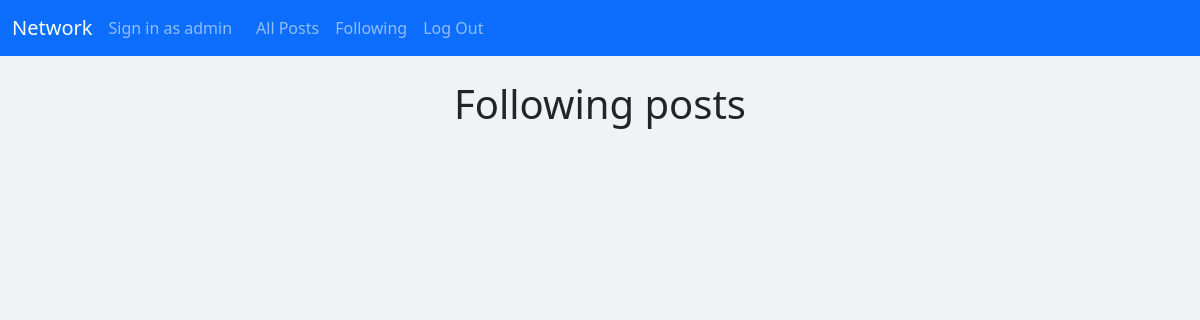
Page /following (signed in) on the earlier database version.
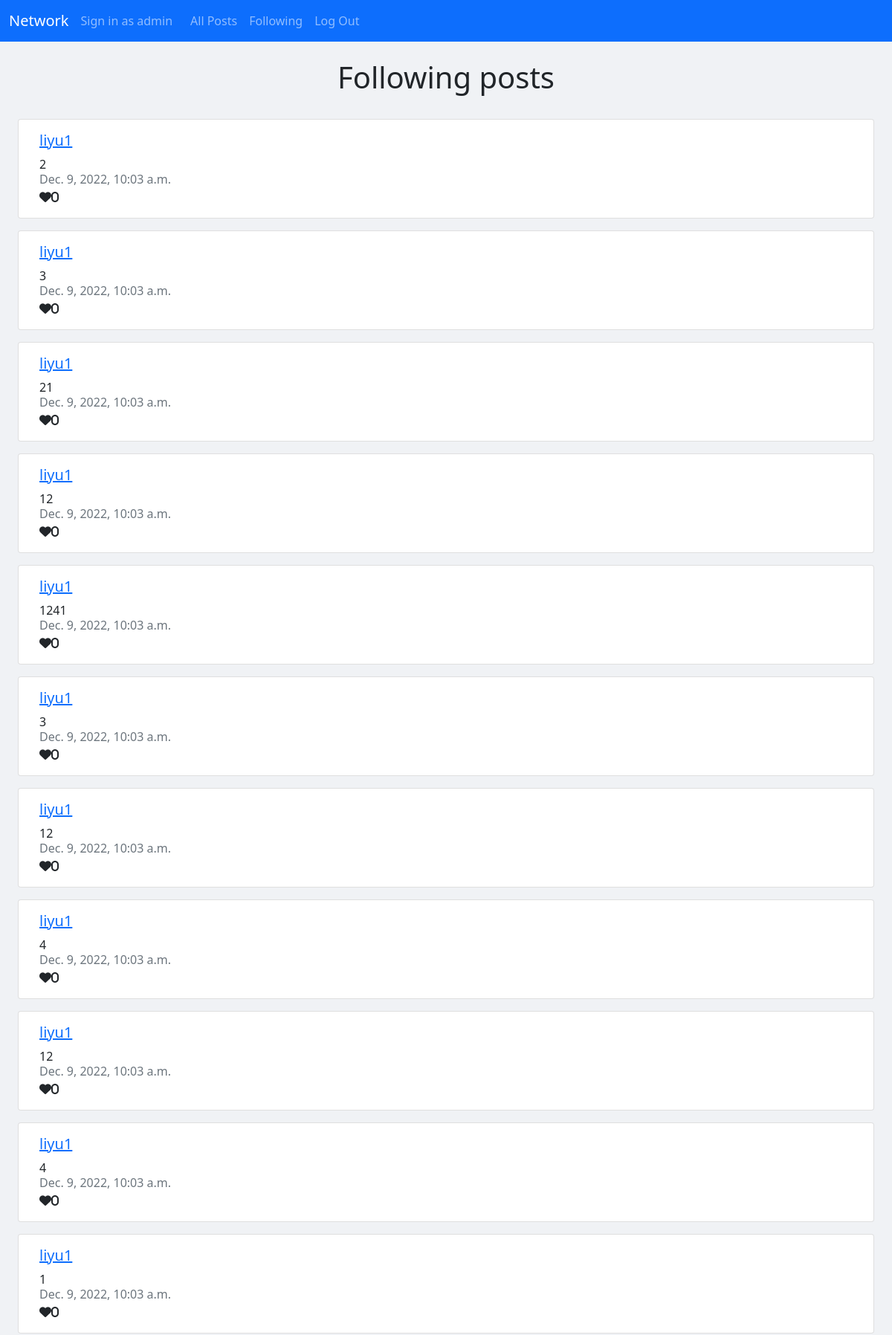
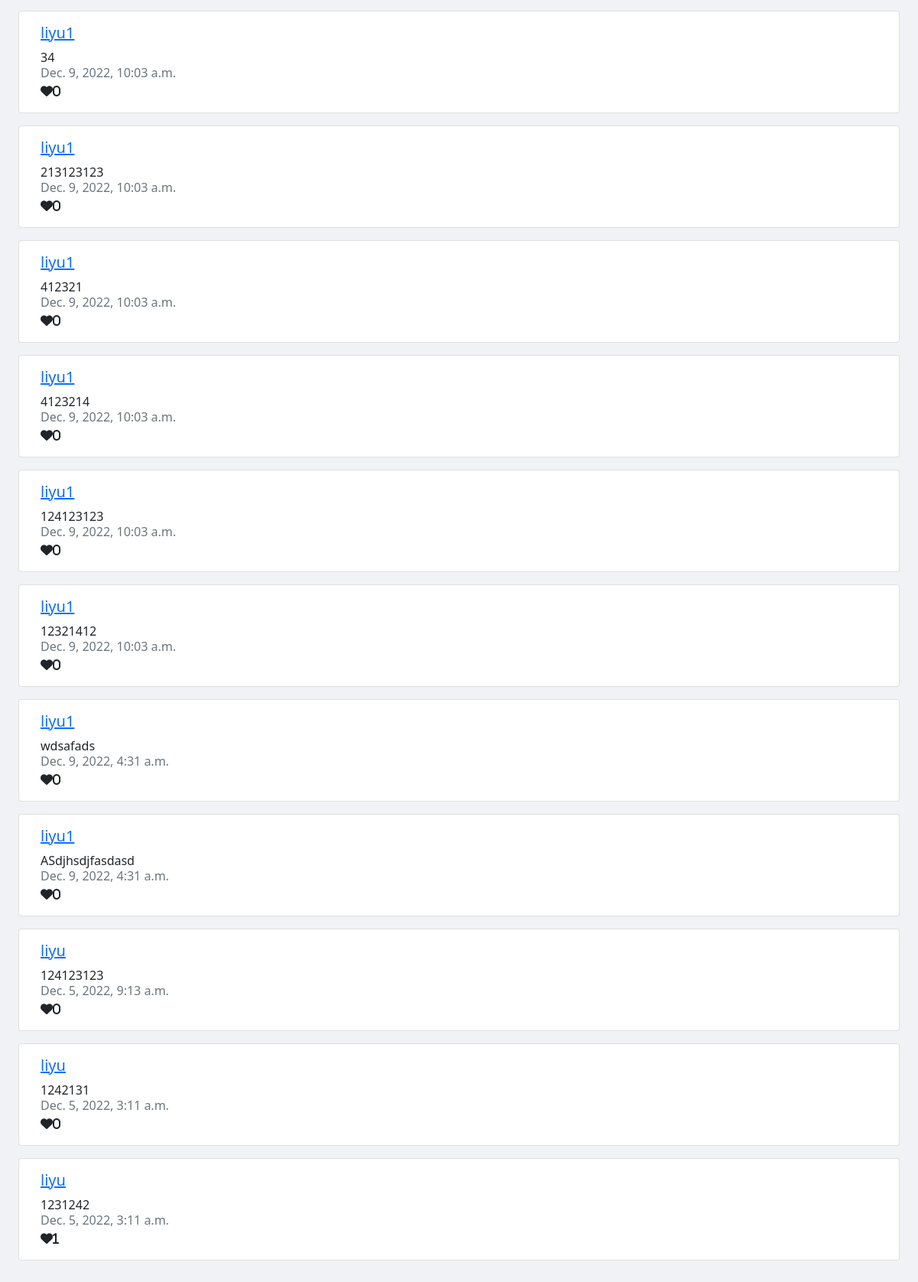
Same page on the later database version (2 pictures, top to bottom).
### network/models.py (models this page shows)
class Post(models.Model):
    creator = models.ForeignKey(User, on_delete=models.CASCADE, related_name="creator")
    created_time = models.DateTimeField(auto_now=False, auto_now_add=True)
    context = models.TextField(max_length=200)

class User(AbstractUser):
    pass

### network/views.py (the view)
# urls.py: path("following", views.following_view, name="following_path"),
@login_required
def following_view(request):
    if request.user.is_authenticated:
        f_posts = get_following_posts(user=request.user).order_by("-created_time")
        print(f_posts)
        context = {
            "f_posts": f_posts,
        }
        return render(request, "network/following.html", context)
    return redirect("index")

### network/service.py (called while the page is built)
def get_following_posts(user):
    f_users = User.objects.filter(followee__follower=user)
    f_posts = Post.objects.filter(creator__in=f_users)
    return f_posts

### network/templates/network/following.html
{% extends "network/layout.html" %}
{% block body %}
<div class="d-flex justify-content-center pt-4  pb-0">
  <p class="h1">Following posts</p>
</div>
<div class="row m-4 pb-2 justify-content-evenly">
  {% for post in f_posts %}
  <div class="card mb-3">
    <div class="card-body" data-post_id="{{post.id}}">
      <h5 class="card-title"><a href="{% url 'profile_path' user_name=post.creator %}">{{ post.creator }}</a></h5>
      <div class="card-text">{{ post.context }}</div>
      <div class="card-subtitle text-muted">{{ post.created_time }}</div>
      <i class="fas fa-heart  like-link">{{ post.likes.all.count }}</i>
    </div>
  </div>
  {% endfor %}
</div>
{% endblock body %}

Differences in the rows shown:
added Post: creator "liyu1", context "2", created_time "Dec. 9, 2022, 10:03 a.m.", likes.all.count "0"
added Post: creator "liyu1", context "3", created_time "Dec. 9, 2022, 10:03 a.m.", likes.all.count "0"
added Post: creator "liyu1", context "21", created_time "Dec. 9, 2022, 10:03 a.m.", likes.all.count "0"
added Post: creator "liyu1", context "12", created_time "Dec. 9, 2022, 10:03 a.m.", likes.all.count "0"
added Post: creator "liyu1", context "1241", created_time "Dec. 9, 2022, 10:03 a.m.", likes.all.count "0"
added Post: creator "liyu1", context "3", created_time "Dec. 9, 2022, 10:03 a.m.", likes.all.count "0"
added Post: creator "liyu1", context "12", created_time "Dec. 9, 2022, 10:03 a.m.", likes.all.count "0"
added Post: creator "liyu1", context "4", created_time "Dec. 9, 2022, 10:03 a.m.", likes.all.count "0"
added Post: creator "liyu1", context "12", created_time "Dec. 9, 2022, 10:03 a.m.", likes.all.count "0"
added Post: creator "liyu1", context "4", created_time "Dec. 9, 2022, 10:03 a.m.", likes.all.count "0"
added Post: creator "liyu1", context "1", created_time "Dec. 9, 2022, 10:03 a.m.", likes.all.count "0"
added Post: creator "liyu1", context "34", created_time "Dec. 9, 2022, 10:03 a.m.", likes.all.count "0"
added Post: creator "liyu1", context "213123123", created_time "Dec. 9, 2022, 10:03 a.m.", likes.all.count "0"
added Post: creator "liyu1", context "412321", created_time "Dec. 9, 2022, 10:03 a.m.", likes.all.count "0"
added Post: creator "liyu1", context "4123214", created_time "Dec. 9, 2022, 10:03 a.m.", likes.all.count "0"
added Post: creator "liyu1", context "124123123", created_time "Dec. 9, 2022, 10:03 a.m.", likes.all.count "0"
added Post: creator "liyu1", context "12321412", created_time "Dec. 9, 2022, 10:03 a.m.", likes.all.count "0"
added Post: creator "liyu1", context "wdsafads", created_time "Dec. 9, 2022, 4:31 a.m.", likes.all.count "0"
added Post: creator "liyu1", context "ASdjhsdjfasdasd", created_time "Dec. 9, 2022, 4:31 a.m.", likes.all.count "0"
now on this page (row unchanged): Post: creator "liyu", context "124123123", created_time "Dec. 5, 2022, 9:13 a.m.", likes.all.count "0"
now on this page (row unchanged): Post: creator "liyu", context "1242131", created_time "Dec. 5, 2022, 3:11 a.m.", likes.all.count "0"
now on this page (row unchanged): Post: creator "liyu", context "1231242", created_time "Dec. 5, 2022, 3:11 a.m.", likes.all.count "1"
